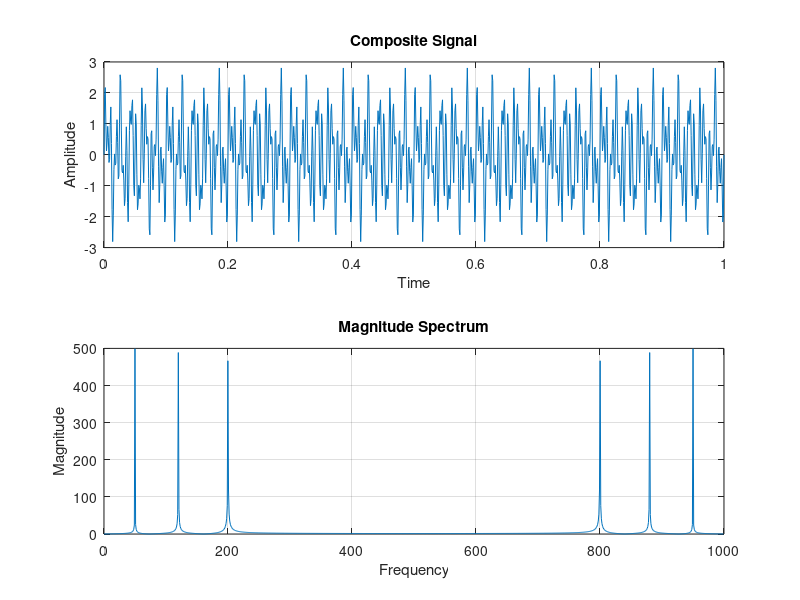

Write MATLAB code to recreate this figure.
fs = 1000;
t = 0:1/fs:1;

f1 = 50;
f2 = 120;
f3 = 200;

x = sin(2*pi*f1*t) + sin(2*pi*f2*t) + sin(2*pi*f3*t);

N = length(x);

X = fft(x);

f = (0:N-1)*(fs/N);

subplot(2,1,1)
plot(t,x)
grid on
title('Composite Signal')
xlabel('Time')
ylabel('Amplitude')

subplot(2,1,2)
plot(f, abs(X))
grid on
title('Magnitude Spectrum')
xlabel('Frequency')
ylabel('Magnitude')
